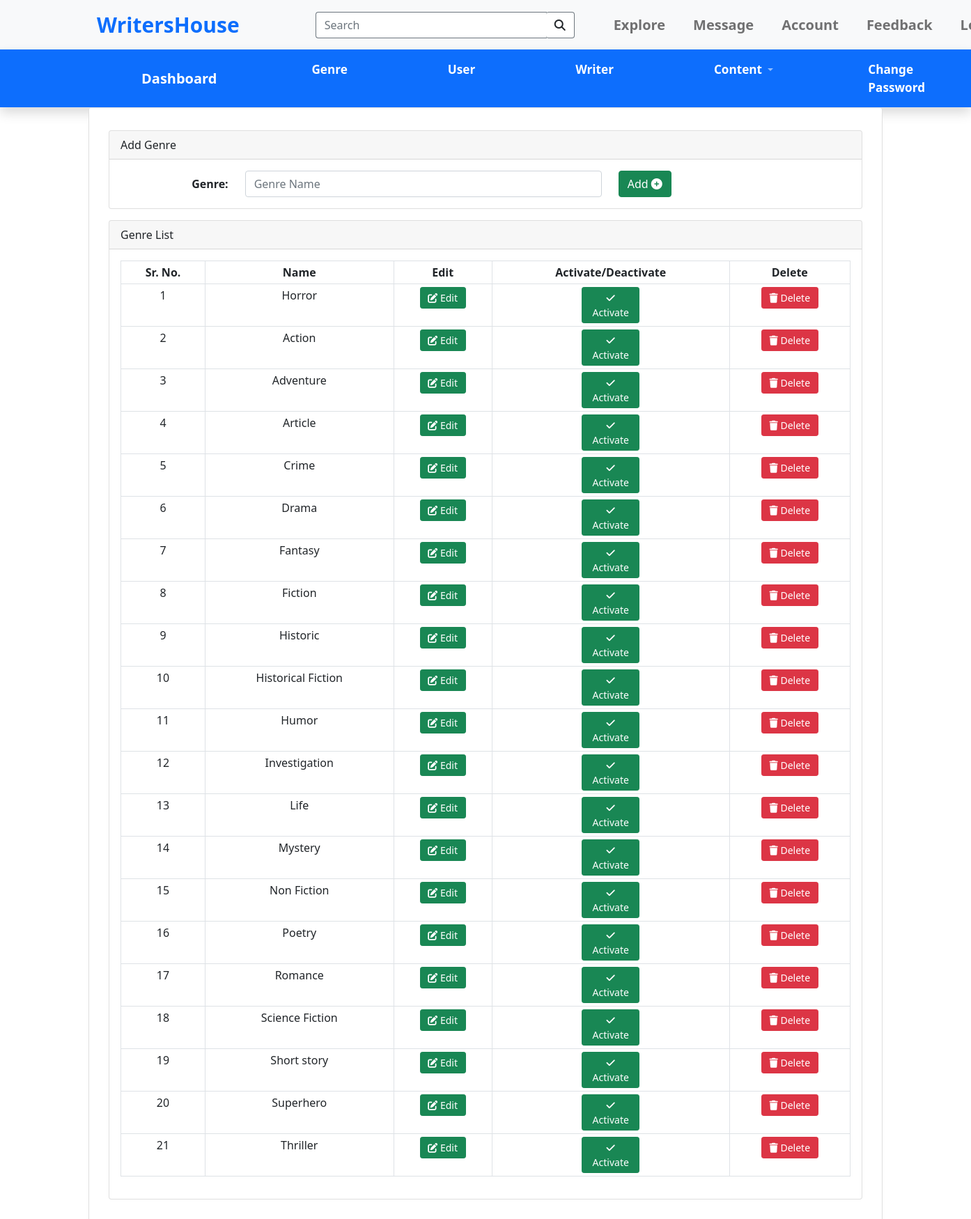
Page /admin/genre/index.php (signed in) on the committed database.
### tables this page shows
CREATE TABLE `genre` (
  `genre_id` bigint(20) NOT NULL,
  `name` varchar(255) NOT NULL,
  `deactivate` enum('0','1') NOT NULL DEFAULT '0',
  `deleted` enum('0','1') NOT NULL DEFAULT '0',
  `created_time` timestamp NOT NULL DEFAULT current_timestamp(),
  `modified_time` timestamp NULL DEFAULT NULL,
  `deleted_time` timestamp NULL DEFAULT NULL
);

### includes/function.php (called while the page is built, shortened)
<?php
	function action_form($query="")
	{
		$query = $query === "" ? $query : "?$query";
		return preg_replace("/index\.php|index|\.php$/", "", htmlspecialchars($_SERVER["PHP_SELF"])) . $query;
	}
	function get_genre_list()
	{
		global $db;
		$sql = "SELECT * FROM genre WHERE deleted = '0'";
		$stmt = $db->prepare($sql);
		if($stmt->execute())
		{
			return $stmt->fetchAll(PDO::FETCH_ASSOC);
		}
		return false;
	}
?>

### admin/genre/index.php (the view, shortened to what this page needs)
<?php
    require_once($_SERVER["DOCUMENT_ROOT"]."/admin/nav.php");
?>
<div class="container" id="genre">
    <div class="row">
        <div class="card">
            <div class="card-body">
                <div class="card my-3">
                    <div class="card-header">
                        Add Genre
                    </div>
                    <div class="card-body">
                        <form role="form" action="<?php echo action_form(); ?>" class="form-group" method="post" enctype="multipart/form-data">
                            <div class="row">
                                <div class="col-md-2">
                                    <label for="genre_name" class="fw-bold d-flex justify-content-end col-form-label">Genre:</label>
                                </div>
                                <div class="col-md-6">
                                    <input type="text" class="form-control" id="name" name="name" placeholder="Genre Name" required>
                                </div>
                                <div class="col-md-4">
                                    <button type="submit" id="genre_add" name="genre_add" class="btn btn-success">Add <span class="fa fa-circle-plus"></span></button>
                                </div>
                            </div>
                        </form>
                    </div>
                </div>
                <div class="card my-3">
                    <div class="card-header">
                        Genre List
                    </div>
                    <div class="card-body">
                        <div class="table-responsive">
                            <table class="table table-bordered table-sm">
                                <thead class="text-center table_heading">
                                    <tr>
                                        <th>Sr. No.</th>
                                        <th>Name</th>
                                        <th>Edit</th>
                                        <th>Activate/Deactivate</th>
                                        <th>Delete</th>
                                    </tr>
                                </thead>
                                <tbody>
                                    <?php if($genres = get_genre_list()): ?>
                                    <?php
                                        $number = 1;
                                        foreach($genres as $genre):
                                    ?>
                                    <tr class="text-center">
                                        <td><?php echo $number; ?></td>
                                        <td><?php echo $genre['name']; ?></td>
                                        <td>
                                            <a href="/admin/genre/edit_genre?q=<?php echo $genre["genre_id"]; ?>" class="btn btn-sm btn-success mx-auto d-block col-6" id="edit" name="edit"><span class="fa-solid fa-edit"></span> Edit</a>
                                        </td>
                                        <td>
                                            <?php if($genre["deactivate"] == "0"): ?>
                                                <a href="/admin/genre/activate_deactivate_genre?q=<?php echo $genre["genre_id"]; ?>" class="btn btn-sm btn-success mx-auto d-block col-3" id="activate" name="activate"><span class="fa-solid fa-check"></span> Activate</a>
                                            <?php else: ?>
                                                <a href="/admin/genre/activate_deactivate_genre?q=<?php echo $genre["genre_id"]; ?>" class="btn btn-sm btn-danger mx-auto d-block col-3" id="deactivate" name="deactivate"><span class="fa-solid fa-close"></span> Deactivate</a>
                                            <?php endif; ?>
                                        </td>
                                        <td>
                                            <a href="/admin/genre/delete_genre?q=<?php echo $genre["genre_id"]; ?>" class="btn btn-sm btn-danger mx-auto d-block col-6" id="delete" name="delete"><span class="fa-solid fa-trash"></span> Delete</a>
                                        </td>
                                    </tr>
                                    <?php
                                        $number += 1;
                                        endforeach;
                                    ?>
                                    <?php endif; ?>
                                </tbody>
                            </table>
                        </div>
                    </div>
                </div>
            </div>
        </div>
    </div>
</div>

### rows in the picture
genre: name "Horror"
genre: name "Action"
genre: name "Adventure"
genre: name "Article"
genre: name "Crime"
genre: name "Drama"
genre: name "Fantasy"
genre: name "Fiction"
genre: name "Historic"
genre: name "Historical Fiction"
genre: name "Humor"
genre: name "Investigation"
genre: name "Life"
genre: name "Mystery"
genre: name "Non Fiction"
genre: name "Poetry"
genre: name "Romance"
genre: name "Science Fiction"
genre: name "Short story"
genre: name "Superhero"
genre: name "Thriller"
